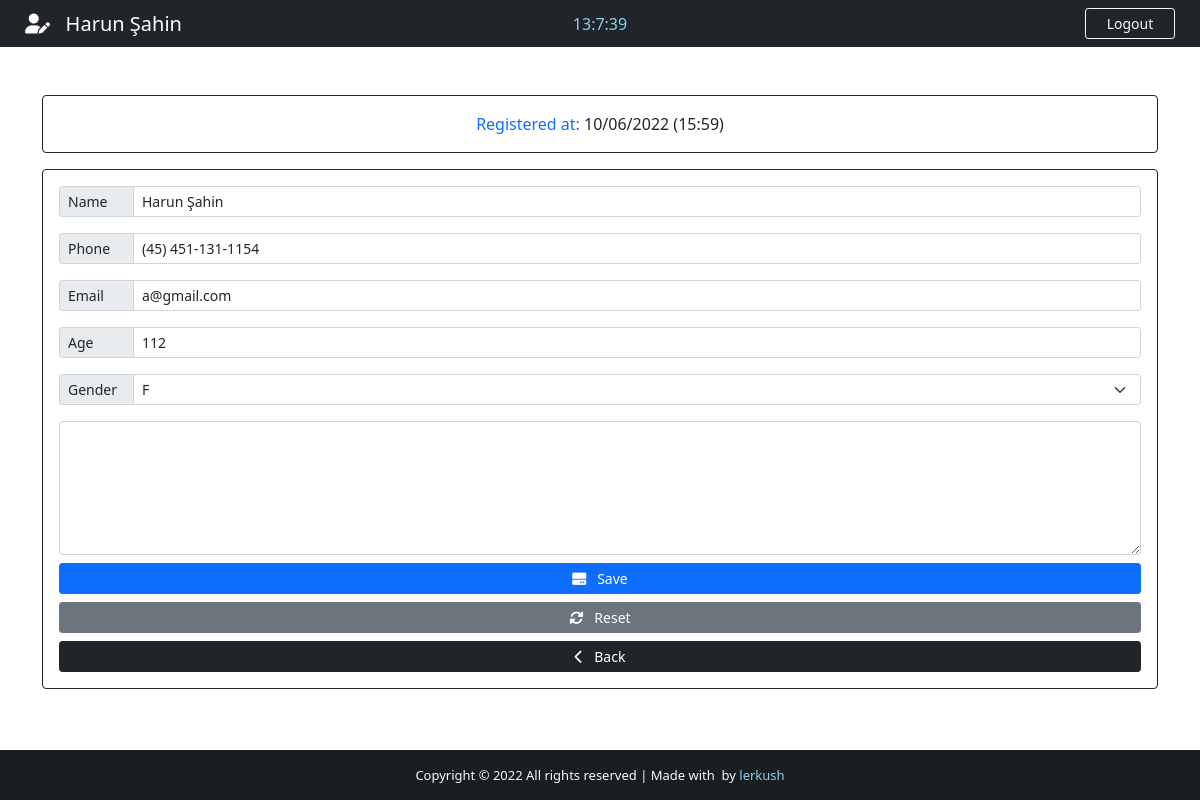
/patient/30 (signed in), run on the app's committed database.
### App/models.py (models this page shows, shortened)
class Patient(models.Model):
    GENDER = (
        ('M', 'M'),
        ('F', 'F')
    )
    id = models.IntegerField(primary_key=True)
    name = models.CharField(max_length=40)
    phone = models.CharField(max_length=20)
    email = models.CharField(max_length=40)
    age = models.CharField(max_length=3)
    gender = models.CharField(max_length=1, null=True, choices=GENDER)
    note = models.TextField(blank=True)
    created_at = models.DateTimeField(auto_now_add=True)

### App/views.py (the view)
# urls.py: path('patient/<str:patient_id>', views.patient, name="patient"),
@cache_control(no_cache=True, must_revalidade=True, no_store=True)
@login_required(login_url='login')
def patient(request, patient_id):
    patient = Patient.objects.get(id = patient_id)
    if patient != None:
        return render(request, "edit.html", {'patient':patient})

### App/templates/edit.html (shortened to what this page needs)
{% extends 'add.html' %}
{% block nav-content %}
<i class="fas fa-user-edit"></i>&nbsp;&nbsp; {{ patient.name }}
{% endblock nav-content %}
{% block card-title %}
Registered at: <span class="text-dark"> {{ patient.created_at | date:'m/d/Y (H:i)' }}</span>
{% endblock card-title %}
{% block Btn-add %}
<i class="fas fa-hdd"></i>&nbsp;&nbsp; Save
{% endblock Btn-add %}
    {% block Btn-reset %}
    <button type="reset" class="btn btn-secondary btn-sm txt-sm"><i class="fas fa-sync-alt"></i>&nbsp;&nbsp; Reset</button>
    {% endblock Btn-reset %}
{% block Action %} action="/edit_patient" {% endblock Action %}
{% block Value-name %} value="{{ patient.name }}" {% endblock Value-name %}
{% block Value-phone %} value="{{ patient.phone }}" {% endblock Value-phone %}
{% block Value-email %} value="{{ patient.email }}" {% endblock Value-email %}
{% block Value-age %} value="{{ patient.age }}" {% endblock Value-age %}
{% block option %}
<option style="background-color: #d3d3d3; color: #007bff;">{{ patient.gender }}</option>
{% endblock option %}
{% block note %} {{ patient.note }} {% endblock note %}

### App/templates/add.html (shortened to what this page needs)
{% extends 'base.html' %}
{% block time %}
<div class="col-sm">
    <center>
        <span id="clock" style="color: #89cff0;" ></span>
    </center>
</div>
{% endblock time %}
{% block btn-nav %}
<a class="btn btn-outline-danger btn-sm border-light text-light" id="btn-nav" data-bs-toggle="modal" data-bs-target="#logoutModal">Logout</a>
{% endblock btn-nav %}
{% block footer %} style="color: #89cff0; text-decoration: none;"{% endblock footer %}
{% block content %}
<div class="container">
    <div class="row">
        <div class="col-lg-12">
            <div class="card card-body border-dark text-primary mt-5">
                <span class="text-center txt-sm">{% block card-title %} FILL OUT THE FORM BELOW {% endblock card-title %}</span>
            </div>
            <form {% block Action %} action="/add_patient" {% endblock Action %} method="POST" autocomplete="off" enctype="multipart/form-data" class="card p-3 border-dark mt-3">
                <div class="input-group input-group-sm mb-3">
                    <span class="input-group-text side-label"><span class="txt-sm">Name</span></span>
                    <input type="text" class="form-control" name="name" id="name" maxlength="40" placeholder="First and last name" {% block Value-name %} {% endblock Value-name %}>
                </div>
                <div class="input-group input-group-sm mb-3">
                        <span class="input-group-text side-label"><span class="txt-sm">Phone</span></span>
                        <input type="text" class="form-control" name="phone" id="phone" placeholder="Patient phone" {% block Value-phone %} {% endblock Value-phone %}>
                </div>
                <div class="input-group input-group-sm mb-3">
                        <span class="input-group-text side-label"><span class="txt-sm">Email</span></span>
                        <input type="text" class="form-control" name="email" id="email" maxlength="40" placeholder="Patient email" {% block Value-email %} {% endblock Value-email %}>
                </div>
                <div class="input-group input-group-sm mb-3">
                        <span class="input-group-text side-label"><span class="txt-sm">Age</span></span>
                        <input type="text" class="form-control" name="age" id="age" maxlength="3" placeholder="Patient age" {% block Value-age %} {% endblock Value-age %}>
                </div>
                <div class="input-group input-group-sm mb-3">
                    <label class="input-group-text side-label"><span class="txt-sm">Gender</span></label>
                    <select class="form-select" name="gender" id="gender">
                        {% block option %}{% endblock option %}
                    </select>
                </div>
                <div class="form-group">
                    <textarea class="form-control txt-sm" name="note" rows="5" placeholder="Description is optional..." >{% block note %}{% endblock note %}</textarea>
                </div>
                <div class="d-grid gap-2 mt-2">
                    <button type="submit" class="btn btn-primary btn-sm txt-sm" id="btn-add">
                        {% block Btn-add %}{% endblock Btn-add %}
                    </button>
                    {% block Btn-reset %}
                    {% endblock Btn-reset %}
                    <a href="{% url 'backend' %}" class="btn btn-dark btn-sm txt-sm"><i class="fas fa-chevron-left"></i>&nbsp;&nbsp; Back</a>
                </div>
            </form>
        </div>
    </div>
</div>
{% endblock content %}

### App/static/css/style.css (style rules this page uses)
html, body { height: 100%; margin: 0; max-width: 100%; overflow: hidden; }
#btn-nav { width: 90px; float: right; margin-right: 25px; }
.side-label { width: 75px; }

### data on the page
Patient: name "Harun Şahin", created_at "10/06/2022 (15:59)", phone "(45) 451-131-1154", email "a@gmail.com", age "112", gender "F"
